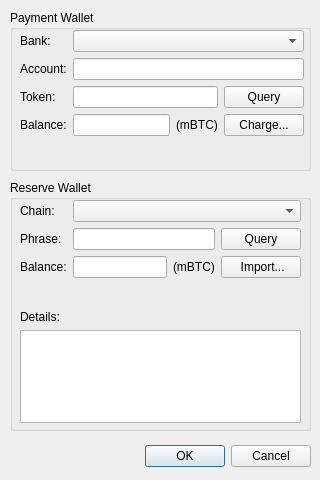
<?xml version="1.0" encoding="UTF-8"?>
<ui version="4.0">
 <class>walletDialog</class>
 <widget class="QDialog" name="walletDialog">
  <property name="geometry">
   <rect>
    <x>0</x>
    <y>0</y>
    <width>320</width>
    <height>480</height>
   </rect>
  </property>
  <property name="windowTitle">
   <string>Wallet</string>
  </property>
  <widget class="QDialogButtonBox" name="buttonBox">
   <property name="geometry">
    <rect>
     <x>10</x>
     <y>440</y>
     <width>301</width>
     <height>32</height>
    </rect>
   </property>
   <property name="orientation">
    <enum>Qt::Horizontal</enum>
   </property>
   <property name="standardButtons">
    <set>QDialogButtonBox::Cancel|QDialogButtonBox::Ok</set>
   </property>
  </widget>
  <widget class="QGroupBox" name="groupBox">
   <property name="geometry">
    <rect>
     <x>10</x>
     <y>10</y>
     <width>301</width>
     <height>161</height>
    </rect>
   </property>
   <property name="title">
    <string>Payment Wallet</string>
   </property>
   <widget class="QWidget" name="formLayoutWidget">
    <property name="geometry">
     <rect>
      <x>10</x>
      <y>20</y>
      <width>284</width>
      <height>131</height>
     </rect>
    </property>
    <layout class="QFormLayout" name="formLayout">
     <item row="0" column="0">
      <widget class="QLabel" name="lbBank">
       <property name="text">
        <string>Bank:</string>
       </property>
      </widget>
     </item>
     <item row="0" column="1">
      <widget class="QComboBox" name="cbbBank"/>
     </item>
     <item row="1" column="0">
      <widget class="QLabel" name="lbAccount">
       <property name="text">
        <string>Account:</string>
       </property>
      </widget>
     </item>
     <item row="1" column="1">
      <widget class="QLineEdit" name="leAccount"/>
     </item>
     <item row="2" column="0">
      <widget class="QLabel" name="lbToken">
       <property name="text">
        <string>Token:</string>
       </property>
      </widget>
     </item>
     <item row="2" column="1">
      <layout class="QHBoxLayout" name="horizontalLayout">
       <item>
        <widget class="QLineEdit" name="leToken">
         <property name="echoMode">
          <enum>QLineEdit::Password</enum>
         </property>
        </widget>
       </item>
       <item>
        <widget class="QPushButton" name="btnQuery">
         <property name="text">
          <string>Query</string>
         </property>
        </widget>
       </item>
      </layout>
     </item>
     <item row="3" column="0">
      <widget class="QLabel" name="lbBalance">
       <property name="text">
        <string>Balance:</string>
       </property>
      </widget>
     </item>
     <item row="3" column="1">
      <layout class="QHBoxLayout" name="horizontalLayout_2">
       <item>
        <widget class="QLineEdit" name="leBalance">
         <property name="readOnly">
          <bool>true</bool>
         </property>
        </widget>
       </item>
       <item>
        <widget class="QLabel" name="lbUnit">
         <property name="text">
          <string>(mBTC)</string>
         </property>
        </widget>
       </item>
       <item>
        <widget class="QPushButton" name="btnCharge">
         <property name="text">
          <string>Charge...</string>
         </property>
        </widget>
       </item>
      </layout>
     </item>
    </layout>
   </widget>
  </widget>
  <widget class="QGroupBox" name="groupBox_2">
   <property name="geometry">
    <rect>
     <x>10</x>
     <y>180</y>
     <width>301</width>
     <height>251</height>
    </rect>
   </property>
   <property name="title">
    <string>Reserve Wallet</string>
   </property>
   <widget class="QWidget" name="formLayoutWidget_2">
    <property name="geometry">
     <rect>
      <x>10</x>
      <y>20</y>
      <width>281</width>
      <height>101</height>
     </rect>
    </property>
    <layout class="QFormLayout" name="formLayout_2">
     <item row="0" column="0">
      <widget class="QLabel" name="lbBlkChain">
       <property name="text">
        <string>Chain:</string>
       </property>
      </widget>
     </item>
     <item row="0" column="1">
      <widget class="QComboBox" name="cbbBlockChain"/>
     </item>
     <item row="1" column="0">
      <widget class="QLabel" name="lbPassphrase">
       <property name="text">
        <string>Phrase:</string>
       </property>
      </widget>
     </item>
     <item row="1" column="1">
      <layout class="QHBoxLayout" name="horizontalLayout_3">
       <item>
        <widget class="QLineEdit" name="lePassphrase">
         <property name="echoMode">
          <enum>QLineEdit::Password</enum>
         </property>
        </widget>
       </item>
       <item>
        <widget class="QPushButton" name="btnBlkChainQuery">
         <property name="text">
          <string>Query</string>
         </property>
        </widget>
       </item>
      </layout>
     </item>
     <item row="2" column="0">
      <widget class="QLabel" name="lbBlkChainBalance">
       <property name="text">
        <string>Balance:</string>
       </property>
      </widget>
     </item>
     <item row="2" column="1">
      <layout class="QHBoxLayout" name="horizontalLayout_4">
       <item>
        <widget class="QLineEdit" name="leBlkChainBalance"/>
       </item>
       <item>
        <widget class="QLabel" name="lbBlkUnit">
         <property name="text">
          <string>(mBTC)</string>
         </property>
        </widget>
       </item>
       <item>
        <widget class="QPushButton" name="btnImport">
         <property name="text">
          <string> Import...</string>
         </property>
        </widget>
       </item>
      </layout>
     </item>
    </layout>
   </widget>
   <widget class="QWidget" name="verticalLayoutWidget">
    <property name="geometry">
     <rect>
      <x>10</x>
      <y>130</y>
      <width>281</width>
      <height>113</height>
     </rect>
    </property>
    <layout class="QVBoxLayout" name="verticalLayout">
     <item>
      <widget class="QLabel" name="lbDetails">
       <property name="text">
        <string>Details:</string>
       </property>
      </widget>
     </item>
     <item>
      <widget class="QListView" name="lstDetails"/>
     </item>
    </layout>
   </widget>
  </widget>
 </widget>
 <tabstops>
  <tabstop>cbbBank</tabstop>
  <tabstop>leAccount</tabstop>
  <tabstop>leToken</tabstop>
  <tabstop>btnQuery</tabstop>
  <tabstop>leBalance</tabstop>
  <tabstop>btnCharge</tabstop>
  <tabstop>cbbBlockChain</tabstop>
  <tabstop>lePassphrase</tabstop>
  <tabstop>btnBlkChainQuery</tabstop>
  <tabstop>leBlkChainBalance</tabstop>
  <tabstop>btnImport</tabstop>
  <tabstop>lstDetails</tabstop>
 </tabstops>
 <resources/>
 <connections>
  <connection>
   <sender>buttonBox</sender>
   <signal>accepted()</signal>
   <receiver>walletDialog</receiver>
   <slot>accept()</slot>
   <hints>
    <hint type="sourcelabel">
     <x>248</x>
     <y>254</y>
    </hint>
    <hint type="destinationlabel">
     <x>157</x>
     <y>274</y>
    </hint>
   </hints>
  </connection>
  <connection>
   <sender>buttonBox</sender>
   <signal>rejected()</signal>
   <receiver>walletDialog</receiver>
   <slot>reject()</slot>
   <hints>
    <hint type="sourcelabel">
     <x>316</x>
     <y>260</y>
    </hint>
    <hint type="destinationlabel">
     <x>286</x>
     <y>274</y>
    </hint>
   </hints>
  </connection>
 </connections>
</ui>
